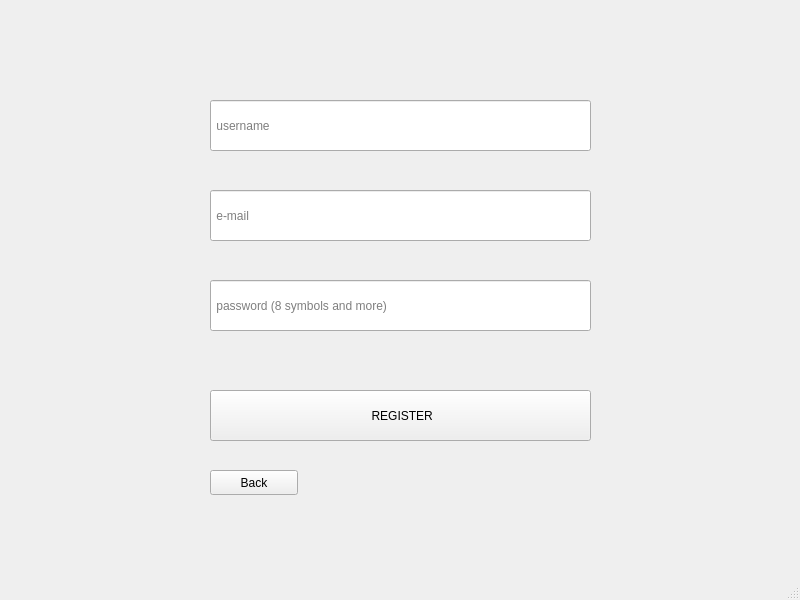
<?xml version="1.0" encoding="UTF-8"?>
<ui version="4.0">
 <class>MainWindow</class>
 <widget class="QMainWindow" name="MainWindow">
  <property name="geometry">
   <rect>
    <x>0</x>
    <y>0</y>
    <width>800</width>
    <height>600</height>
   </rect>
  </property>
  <property name="windowTitle">
   <string>MainWindow</string>
  </property>
  <widget class="QWidget" name="centralwidget">
   <widget class="QLineEdit" name="username_new">
    <property name="geometry">
     <rect>
      <x>210</x>
      <y>100</y>
      <width>381</width>
      <height>51</height>
     </rect>
    </property>
    <property name="placeholderText">
     <string> username</string>
    </property>
   </widget>
   <widget class="QLineEdit" name="email_new">
    <property name="geometry">
     <rect>
      <x>210</x>
      <y>190</y>
      <width>381</width>
      <height>51</height>
     </rect>
    </property>
    <property name="placeholderText">
     <string> e-mail</string>
    </property>
   </widget>
   <widget class="QLineEdit" name="password_new">
    <property name="geometry">
     <rect>
      <x>210</x>
      <y>280</y>
      <width>381</width>
      <height>51</height>
     </rect>
    </property>
    <property name="placeholderText">
     <string> password (8 symbols and more)</string>
    </property>
   </widget>
   <widget class="QPushButton" name="register_new">
    <property name="geometry">
     <rect>
      <x>210</x>
      <y>390</y>
      <width>381</width>
      <height>51</height>
     </rect>
    </property>
    <property name="text">
     <string> REGISTER</string>
    </property>
    <property name="icon">
     <iconset>
      <normaloff>../../Pictures/pen_and_note.png</normaloff>../../Pictures/pen_and_note.png</iconset>
    </property>
   </widget>
   <widget class="QPushButton" name="back">
    <property name="geometry">
     <rect>
      <x>210</x>
      <y>470</y>
      <width>88</width>
      <height>25</height>
     </rect>
    </property>
    <property name="text">
     <string>Back</string>
    </property>
   </widget>
  </widget>
  <widget class="QMenuBar" name="menubar">
   <property name="geometry">
    <rect>
     <x>0</x>
     <y>0</y>
     <width>800</width>
     <height>22</height>
    </rect>
   </property>
  </widget>
  <widget class="QStatusBar" name="statusbar"/>
 </widget>
 <resources/>
 <connections/>
</ui>
